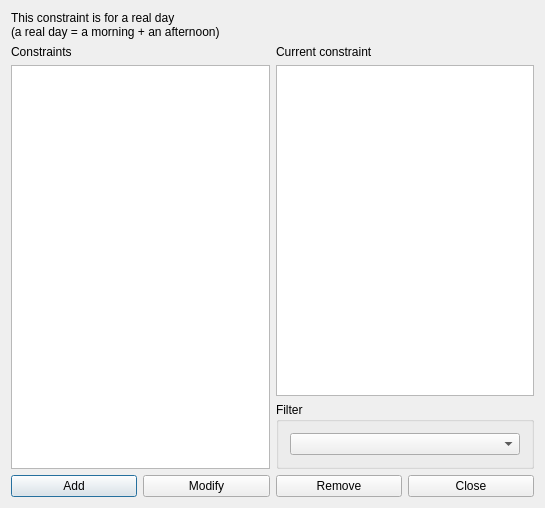
<?xml version="1.0" encoding="UTF-8"?>
<ui version="4.0">
 <class>ConstraintTeacherMaxRealDaysPerWeekForm_template</class>
 <widget class="QDialog" name="ConstraintTeacherMaxRealDaysPerWeekForm_template">
  <property name="geometry">
   <rect>
    <x>0</x>
    <y>0</y>
    <width>545</width>
    <height>508</height>
   </rect>
  </property>
  <property name="windowTitle">
   <string extracomment="This is the title of the dialog in which you see the list of all constraints of this type">Constraints teacher max real days per week</string>
  </property>
  <layout class="QGridLayout" name="gridLayout_2">
   <item row="0" column="0" colspan="2">
    <widget class="QLabel" name="label">
     <property name="text">
      <string>This constraint is for a real day
(a real day = a morning + an afternoon)</string>
     </property>
    </widget>
   </item>
   <item row="1" column="0" rowspan="2">
    <layout class="QVBoxLayout" name="verticalLayout">
     <item>
      <widget class="QLabel" name="constraintsTextLabel">
       <property name="frameShape">
        <enum>QFrame::NoFrame</enum>
       </property>
       <property name="frameShadow">
        <enum>QFrame::Plain</enum>
       </property>
       <property name="text">
        <string>Constraints</string>
       </property>
       <property name="wordWrap">
        <bool>false</bool>
       </property>
      </widget>
     </item>
     <item>
      <widget class="QListWidget" name="constraintsListWidget"/>
     </item>
    </layout>
   </item>
   <item row="1" column="1">
    <layout class="QVBoxLayout" name="verticalLayout_2">
     <item>
      <widget class="QLabel" name="currentConstraintTextLabel">
       <property name="text">
        <string>Current constraint</string>
       </property>
       <property name="wordWrap">
        <bool>false</bool>
       </property>
      </widget>
     </item>
     <item>
      <widget class="QPlainTextEdit" name="currentConstraintTextEdit"/>
     </item>
    </layout>
   </item>
   <item row="2" column="1">
    <widget class="QGroupBox" name="filterGroupBox">
     <property name="title">
      <string>Filter</string>
     </property>
     <layout class="QGridLayout" name="gridLayout">
      <item row="0" column="0">
       <widget class="QComboBox" name="teachersComboBox"/>
      </item>
     </layout>
    </widget>
   </item>
   <item row="3" column="0" colspan="2">
    <layout class="QHBoxLayout" name="horizontalLayout">
     <item>
      <widget class="QPushButton" name="addConstraintPushButton">
       <property name="text">
        <string>Add</string>
       </property>
      </widget>
     </item>
     <item>
      <widget class="QPushButton" name="modifyConstraintPushButton">
       <property name="text">
        <string>Modify</string>
       </property>
      </widget>
     </item>
     <item>
      <widget class="QPushButton" name="removeConstraintPushButton">
       <property name="text">
        <string>Remove</string>
       </property>
      </widget>
     </item>
     <item>
      <widget class="QPushButton" name="closePushButton">
       <property name="text">
        <string>Close</string>
       </property>
      </widget>
     </item>
    </layout>
   </item>
  </layout>
 </widget>
 <layoutdefault spacing="6" margin="11"/>
 <resources/>
 <connections/>
</ui>
